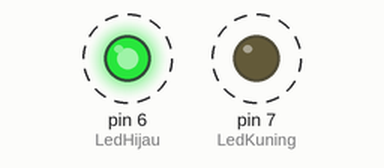
This sketch was run on a simulated Arduino Uno, built with avr-gcc and run on an emulated ATmega328P. On the bench: output pins drawn as LEDs (lit = HIGH). Dashed ring = blinking.

Above: at 0.15 s.
Timing chart, 0 to 3.0 s (numbered marks = the images above):
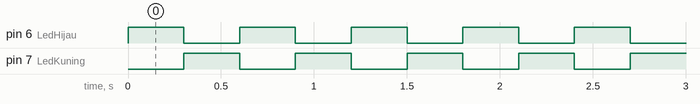

Measured:
- by itself, pin 6 (LedHijau), pin 7 (LedKuning): alternates HIGH for 0.30 s and LOW for 0.30 s

The sketch:

FlipFlop.ino
```cpp
/*
 *  Project : LED Flipflop
 *  By      : Wayan Dadang
 */

#define LedHijau  6  // Definisikan Led Hijau di pin 6
#define LedKuning 7  // Definisikan Led Kuning di pin 7

void setup() {
  // put your setup code here, to run once:

  pinMode(LedHijau, OUTPUT);  // Jadikan pin 6 untuk led hijau mode output agar nanti bisa mengirim logika 1/High
  pinMode(LedKuning, OUTPUT); // Jadikan pin 7 untuk led kuning mode output agar nanti bisa mengirim logika 1/High

}

void loop() {
  // put your main code here, to run repeatedly:

  digitalWrite(LedHijau, HIGH); // Kirim logika 1/High ke pin 6 led hijau agar lampu menyala
  digitalWrite(LedKuning, LOW); // Kirim logika 0/Low ke pin 7 led kuning agar lampu mati
  delay(300); // Kasih waktu tunda selama 0,3 detik
  digitalWrite(LedHijau, LOW);  // Kirim logika 0/Low pada pin 6 Led hijau agar lampu mati
  digitalWrite(LedKuning, HIGH); // Kirim logoka 1/High pada pin 7 Led Kuning agar lampu nyala
  delay(300); // Kasih waktu tunda lagi selama 0,3 detik

}
```
